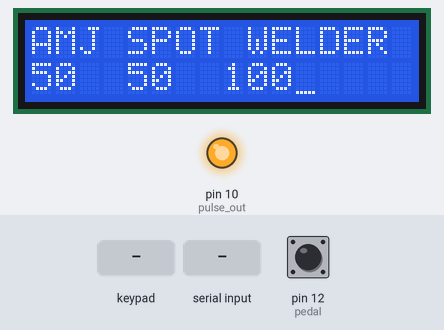
Recording of a sketch running on a simulated Arduino Uno, built with avr-gcc and run on an emulated ATmega328P. Parts: 16×2 character LCD, output pins drawn as LEDs (lit = HIGH). The inputs (shaded band) are chosen by the test bench; at power-on: pin 12 (pedal) HIGH. What the sketch prints to the serial monitor is not drawn.

Above: at 2.3 s.
2.4 s: key '#' pressed
At 3.8 s:
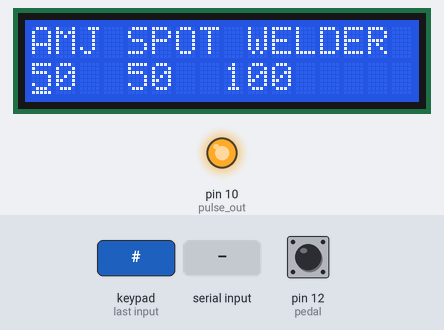
4.1 s: keypad keys 1 3 9 7 pressed 0.4 s apart
At 6.2 s:
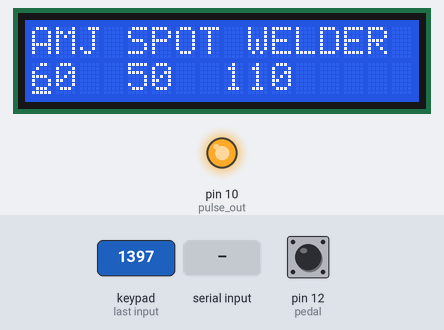
7.2 s: byte 52 ('4') received over Serial
At 7.6 s:
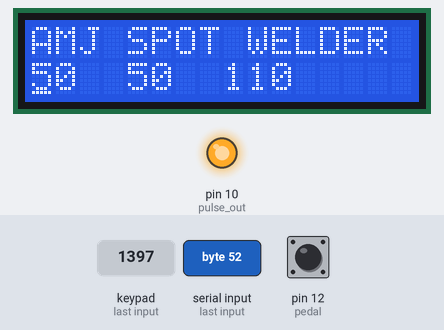
8.7 s: byte 50 ('2') received over Serial
At 9.9 s:
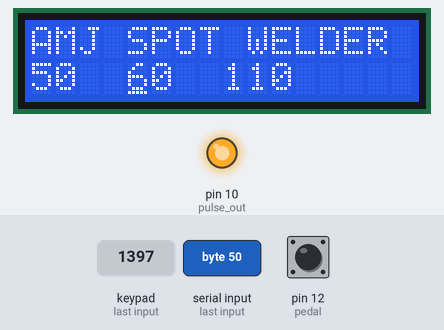
10.2 s: "1\n" received over Serial
At 11.1 s:
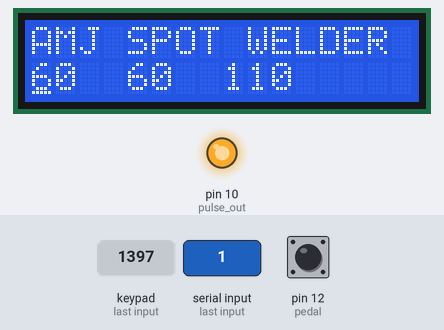
11.7 s: keypad keys 8 7 6 5 pressed 0.4 s apart
At 14.3 s:
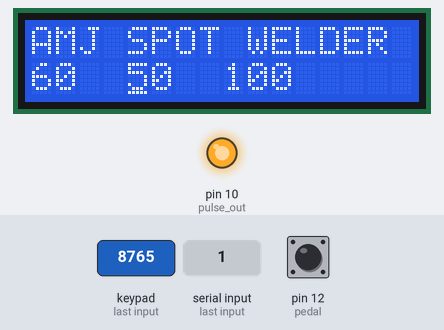
Timing chart, 0 to 15.8 s (numbered marks = the images above; inputs shaded):
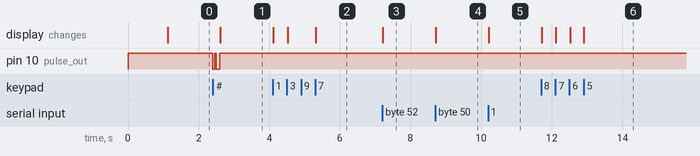

The sketch:

spotwelder_2018.11.30_3x4matrix.ino
```cpp
#include <Wire.h>
#include <LiquidCrystal_PCF8574.h>

#define pedal 12
#define pulse_out 10
#define DEFAULT_T1 50
#define DEFAULT_T2 50
#define DEFAULT_T3 100
#define PEDAL_MAX_TIME 1500
#include <Keypad.h>

const byte ROWS = 4; //four rows
const byte COLS = 3; //three columns
char keys[ROWS][COLS] = {
  {'1', '2', '3'},
  {'4', '5', '6'},
  {'7', '8', '9'},
  {'*', '0', '#'}
};

byte rowPins[ROWS] = {8, 7, 6, 5}; //connect to the row pinouts of the keypad
byte colPins[COLS] = {4, 3, 2}; //connect to the column pinouts of the keypad

Keypad keypad = Keypad( makeKeymap(keys), rowPins, colPins, ROWS, COLS );

int wtime[3] = {DEFAULT_T1, DEFAULT_T2, DEFAULT_T3};
int time_index = 0;
volatile long khz = 0;
int timer1_counter;
LiquidCrystal_PCF8574 lcd(0x27);  // set the LCD address to 0x27 for a 16 chars and 2 line display

int show;

void setup()
{
  int error;
  digitalWrite(pulse_out, HIGH);
  pinMode(pulse_out, OUTPUT);
  digitalWrite(pulse_out, HIGH);
  Serial.begin(115200);
  Serial.println("LCD...");

  while (! Serial);

  Serial.println("Dose: check for LCD");

  // See http://playground.arduino.cc/Main/I2cScanner
  Wire.begin();
  Wire.beginTransmission(0x27);
  error = Wire.endTransmission();
  Serial.print("Error: ");
  Serial.print(error);

  if (error == 0) {
    Serial.println(": LCD found.");

  } else {
    Serial.println(": LCD not found.");
  } // if

  lcd.begin(16, 2); // initialize the lcd
  lcd.home(); lcd.clear();
  lcd.setBacklight(255);
  lcd.print("AMJ SPOT WELDER");
  lcd.setCursor(0, 1);
  lcd.print("PRESS A KEY...");
  delay(1000);
  lcd.setCursor(0, 1);
  lcd.print("                ");
  for (int n = 0; n < 3; n++)
  {
    lcd.setCursor(n * 4, 1);
    lcd.print(wtime[n]);
  }
  lcd.cursor();
  show = 0;

  // initialize timer1
  noInterrupts();           // disable all interrupts
  TCCR1A = 0;
  TCCR1B = 0;

  // Set timer1_counter to the correct value for our interrupt interval
  timer1_counter = 65286;   // preload timer 65536-16MHz/64/1000Hz
  //timer1_counter = 64911;   // preload timer 65536-16MHz/256/100Hz
  //timer1_counter = 64286;   // preload timer 65536-16MHz/256/50Hz
  //timer1_counter = 34286;   // preload timer 65536-16MHz/256/2Hz

  TCNT1 = timer1_counter;   // preload timer
  TCCR1B |= (1 << CS11 | 1 << CS10);    // 64 prescaler
  TIMSK1 |= (1 << TOIE1);   // enable timer overflow interrupt
  interrupts();             // enable all interrupts

} // setup()

ISR(TIMER1_OVF_vect)        // interrupt service routine
{
  TCNT1 = timer1_counter;   // preload timer
  khz++;;
}

void weld(void)
{
  digitalWrite(pulse_out, 0);
  delay(wtime[0]);
  digitalWrite(pulse_out, 1);
  delay(wtime[1]);
  digitalWrite(pulse_out, 0);
  delay(wtime[2]);
  digitalWrite(pulse_out, 1);
}

void lcd_demo(void)
{
  while (1)
  {
    if (show == 0) {
      lcd.setBacklight(255);
      lcd.home(); lcd.clear();
      lcd.print("Hello LCD");
      delay(1000);

      lcd.setBacklight(0);
      delay(400);
      lcd.setBacklight(255);

    } else if (show == 1) {
      lcd.clear();
      lcd.print("Cursor On");
      lcd.cursor();

    } else if (show == 2) {
      lcd.clear();
      lcd.print("Cursor Blink");
      lcd.blink();

    } else if (show == 3) {
      lcd.clear();
      lcd.print("Cursor OFF");
      lcd.noBlink();
      lcd.noCursor();

    } else if (show == 4) {
      lcd.clear();
      lcd.print("Display Off");
      lcd.noDisplay();

    } else if (show == 5) {
      lcd.clear();
      lcd.print("Display On");
      lcd.display();

    } else if (show == 7) {
      lcd.clear();
      lcd.setCursor(0, 0);
      lcd.print("*** first line.");
      lcd.setCursor(0, 1);
      lcd.print("*** second line.");

    } else if (show == 8) {
      lcd.scrollDisplayLeft();
    } else if (show == 9) {
      lcd.scrollDisplayLeft();
    } else if (show == 10) {
      lcd.scrollDisplayLeft();
    } else if (show == 11) {
      lcd.scrollDisplayRight();
    } // if

    delay(2000);
    show = (show + 1) % 12;

  }
}


void loop()
{
  char karesz;
  if (Serial.available())
  {
    karesz = Serial.read();
  }
  else karesz = keypad.getKey();

  if (karesz)
  {
    Serial.println(karesz);
    switch (karesz)
    {
      case '1': wtime[0] += 10;
                time_index = 0;
        break;
      case '4': wtime[0] -= 10;
                time_index = 0;
        break;
      case '2': wtime[1] += 10;
                time_index = 1;
        break;
      case '5': wtime[1] -= 10;
                time_index = 1;
        break;
      case '3': wtime[2] += 10;
                time_index = 2;
        break;
      case '6': wtime[2] -= 10;
                time_index = 2;
        break;
      case '7': time_index = 0;
        break;
      case '8': time_index = 1;
        break;
      case '9': time_index = 2;
        break;
      case  '#': weld();
        break;
    }
    lcd.setCursor(time_index * 4, 1);
    lcd.print("    ");
    lcd.setCursor(time_index * 4, 1);
    lcd.print(wtime[time_index]);
    lcd.setCursor(time_index * 4, 1);
  }
if (!digitalRead(pedal))
  {
    weld();
    delay(PEDAL_MAX_TIME);
    while(!digitalRead(pedal));
  }

} // loop()
```

Measured:
- after the input at 2.4 s, pin 10 (pulse_out): alternates HIGH for 0.05 s and LOW for 0.08 s, 4 changes in all, then stays HIGH, starting at once; the display: changes after 0.21 s (image 1)
- after the input at 4.1 s, the display: first changes at once (image 2 shows a later state)
- after the input at 7.2 s, the display: changes at once (image 3)
- after the input at 8.7 s, the display: changes at once (image 4)
- after the input at 10.2 s, the display: changes at once (image 5)
- after the input at 11.7 s, the display: first changes at once (image 6 shows a later state)
